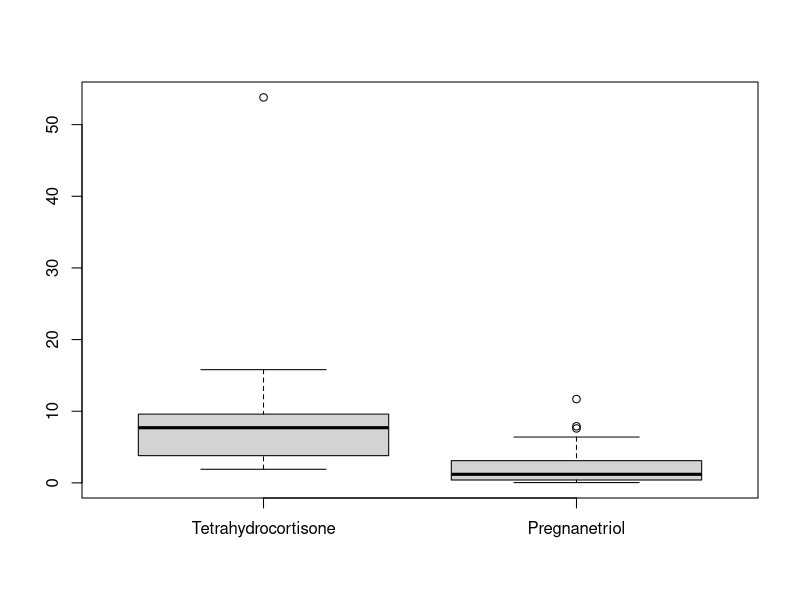
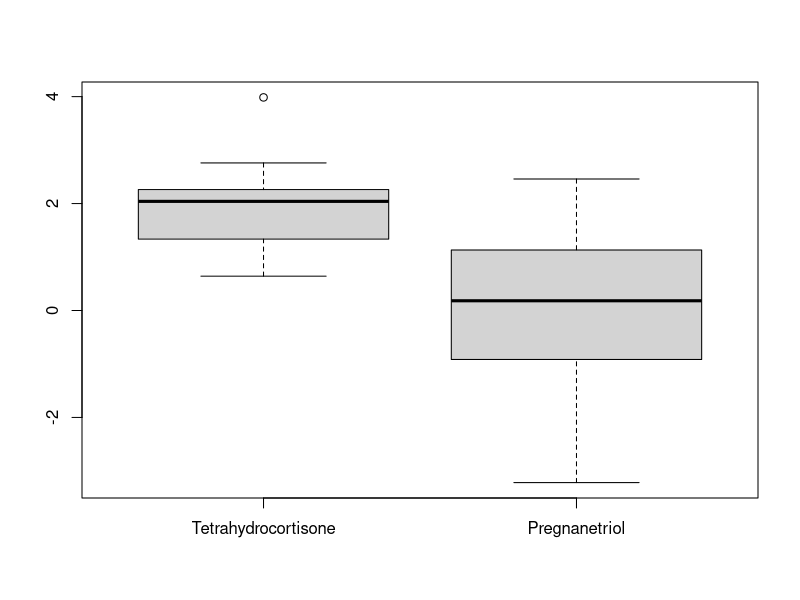
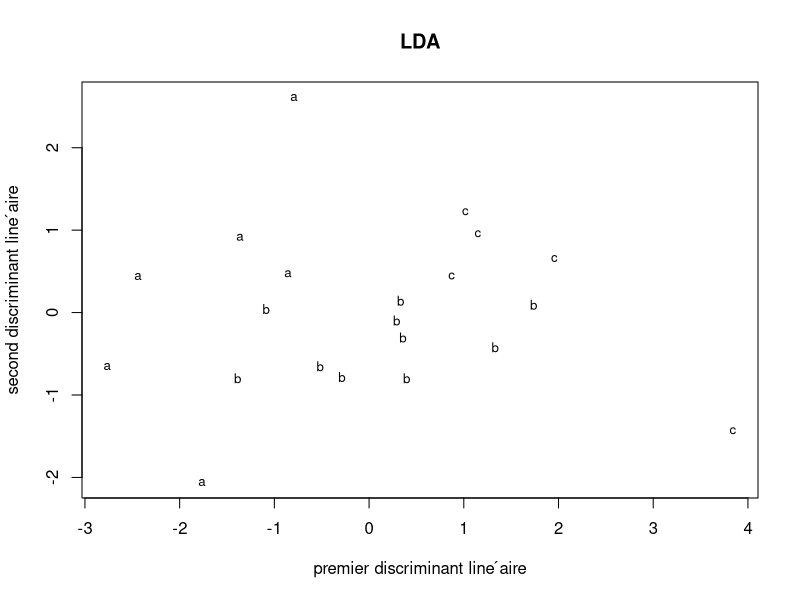
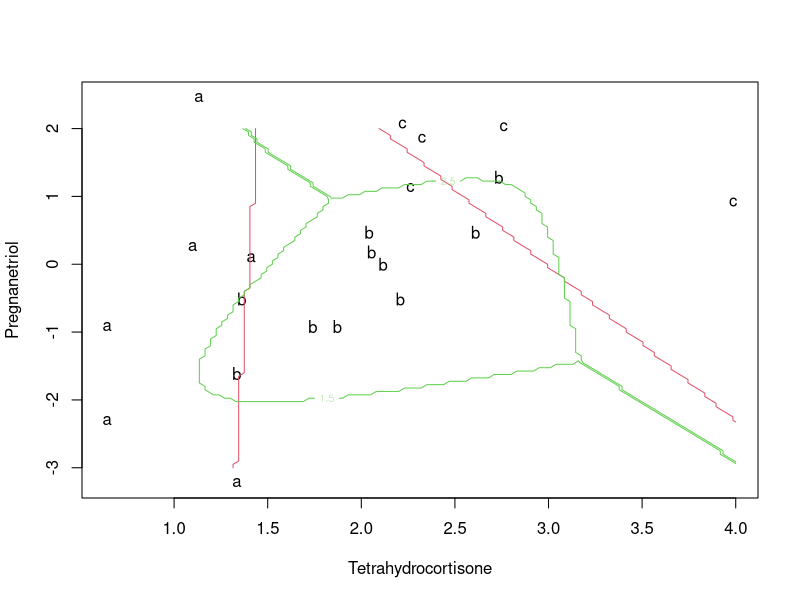
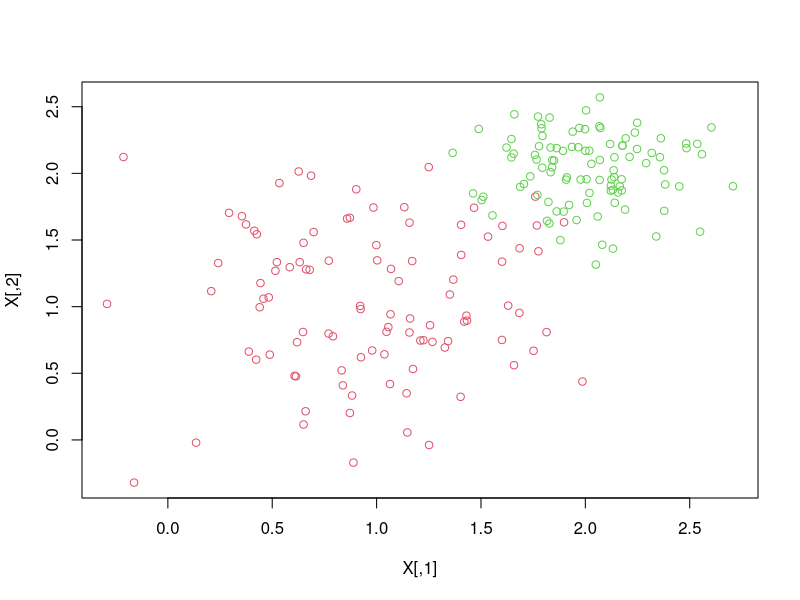
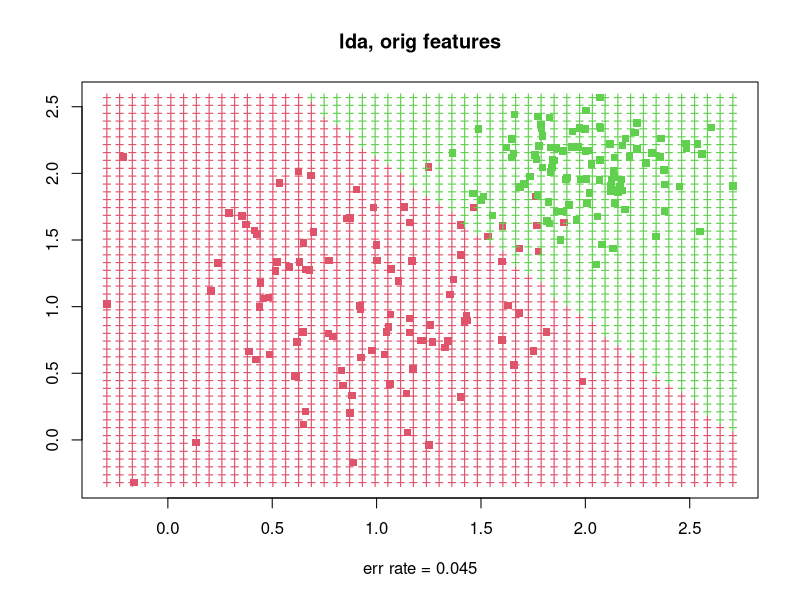
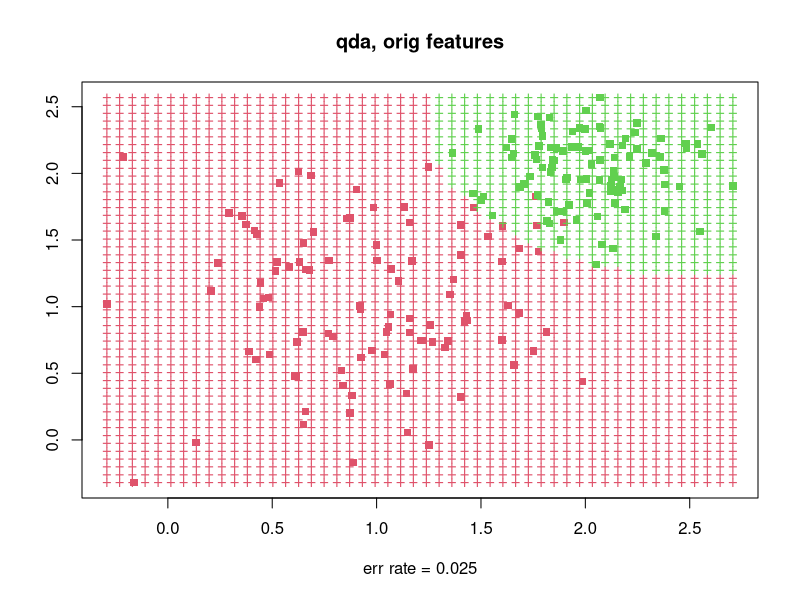

Source code (R) for these figures, in order:
#Packages
rm(list = ls(all = TRUE))
library(rpart)
library(MASS)

#Cushings data
data(Cushings)
cush <- Cushings[Cushings$Type!="u",]
cush[,3] <- factor(cush[,3],levels=c("a","b","c"))
cush.type<-cush[,3]


boxplot(cush[,1:2])
cush[,1] <- log(cush[,1])
cush[,2] <- log(cush[,2])
boxplot(cush[,1:2])


#plot the data on the lda’s
cush.lda<-lda(cush[,1:2], cush.type)
cush.pred<-predict(cush.lda, dimen=2)
plot(cush.pred$x, type="n", xlab="premier discriminant line ́aire", ylab="second discriminant line ́aire", main="LDA")
text(cush.pred$x, labels=as.character(cush.type), cex=0.8)
plot(cush[,1:2],pch=as.character(cush.type))

#tracer les fornti`eres de de ́cision
#prendre un treillis de points
#treillis de 100 par 100 - augmenter `a 200 x 200 pour des lignes plus fines L<-100
L<-100
x<-seq(1,4,3/L)
y<-seq(-3,2,5/L)
z<-as.matrix(expand.grid(Tetrahydrocortisone=x,Pregnanetriol=y))
m<-length(x)
n<-length(y)
cush.ldp<-predict(cush.lda,z)$class
#les classes sont a,b,c =1,2,3 donc on met les contours `a 1.5 et 2.5 
contour(x,y,matrix(as.numeric(cush.ldp),m,n),levels=c(1.5,2.5), add=T,d=F,lty=1,col=2)

#En quadratique
cush.qda <- qda(cush[,1:2], cush.type)
cush.qdp<-predict(cush.qda,z)$class
contour(x,y,matrix(as.numeric(cush.qdp),m,n),levels=c(1.5,2.5),
        add=T,lty=1,col=3)



##Fonction manuelle##
lda.fit <- function(y,X,prior,qda=FALSE,tol=1e-6) {
  N <- dim(X)[1]
  n <- c(table(y))
  p <- dim(X)[2]
  K <- length(unique(y))  # nombre de classes
  # taille de l’ ́echantillon
  # nombre de cas par classe
  # dimension (nombre de variables)
  # `a priori
  if(missing(prior)) prior <- n/N
  logpi <- log(prior)
  # faire une liste des donn ́ees df’apprentissage pour chaque class
  G <- split(X,y)
  for (k in 1:K) G[[k]] <- matrix(G[[k]],ncol=p)
  # statistiques pour chaque classe (moyenne et variance)
  G.mean <- as.list(as.data.frame(sapply(G,apply,2,mean)))
  G.var <- as.list(as.data.frame(sapply(G,var)))
  for (k in 1:K) G.var[[k]] <- matrix(G.var[[k]],ncol=p)*(n[k]/(n[k]-1))
  
  if(!qda) {
    T.var <- G.var[[1]]*(n[1]-1)
    for (k in 2:K) T.var <- T.var + G.var[[k]]*(n[k]-1)
    T.var <- T.var/(N-K)
    for (k in 1:K) G.var[[k]] <- T.var
  }

  logdet <- rep(NA,length=K)
  G.U <- G.var
  G.D2i <- G.var
  for (k in 1:K) {
    sv <- svd(G.var[[k]],nu=p,nv=0)
    rnk <- sum(sv$d>tol)
    if (rnk<p) {
      cat("Collin ́earite ́ dans le groupe",k,"...\n")
      stop("lda/qda ne peut pas continuer en raison de la collin ́earite ́.") }
    logdet[k] <- sum(log(sv$d))
    G.U[[k]] <- sv$u
    G.D2i[[k]] <- diag(1/sqrt(sv$d))
  }
  return(list(logpi=logpi,logdet=logdet,mu=G.mean,D2i=G.D2i,U=G.U))
}


lda.pred <- function(X,ldaf) {
  offset <- -ldaf$logdet/2 + ldaf$logpi
  mu <- ldaf$mu
  D2i <- ldaf$D2i
  U <- ldaf$U
  p <- length(mu[[1]])
  X <- matrix(c(X),ncol=p)
  N <- dim(X)[1]
  K <- length(offset)
  delta <- matrix(NA,nrow=N,ncol=K)
  for (k in 1:K) {
    Xs <- sweep(X,2,mu[[k]])%*%U[[k]]%*%D2i[[k]]
    delta[,k] <- offset[k] - diag(Xs%*%t(Xs))/2
  }
  return(list(delta=delta,class=apply(-delta,1,order)[1,]))
}

##Jeu de donnees artificielles##
par(mfrow=c(1,1))
x1 <- rnorm(100,1,.5)
x2 <- rnorm(100,2,.25)
y1 <- rnorm(100,1,.5)
y2 <- rnorm(100,2,.25)
y <- c(rep(-1,100),rep(1,100))
X <- cbind(c(x1,x2),c(y1,y2))
minx <- min(X[,1])
maxx <- max(X[,1])
miny <- min(X[,2])
maxy <- max(X[,2])
xx <- seq(minx,maxx,length=50)
yy <- seq(miny,maxy,length=length(xx))
plot(X,col=(y+1)/2+2)

X.fit <- lda.fit(y,X,prior=c(1,1)/2)
print((X.pred <- lda.pred(X,X.fit))$class)
print(sum((y+1)/2+1 != X.pred$class)/length(y))


plot(X,col=(y+1)/2+2,xlab="",ylab="",pch=15,main="lda, orig features")
title(xlab=paste("err rate =",sum((y+1)/2+1 != X.pred$class)/length(y)))
for (i in 1:length(xx)) {
  for (j in 1:length(yy)) {
    class <- lda.pred(c(xx[i],yy[j]),X.fit)$class
    points(xx[i],yy[j],col=class+1,pch="+")
  }
}

#QDA

Xq.fit <- lda.fit(y,X,prior=c(1,1)/2,qda=T)
print((Xq.pred <- lda.pred(X,Xq.fit))$class)
print(sum((y+1)/2+1 != Xq.pred$class)/length(y))
plot(X,col=(y+1)/2+2,xlab="",ylab="",pch=15,main="qda, orig features")
title(xlab=paste("err rate =",sum((y+1)/2+1 != Xq.pred$class)/length(y)))
for (i in 1:length(xx)) {
  for (j in 1:length(yy)) {
    class <- lda.pred(c(xx[i],yy[j]),Xq.fit)$class
    points(xx[i],yy[j],col=class+1,pch="+")
  }
}